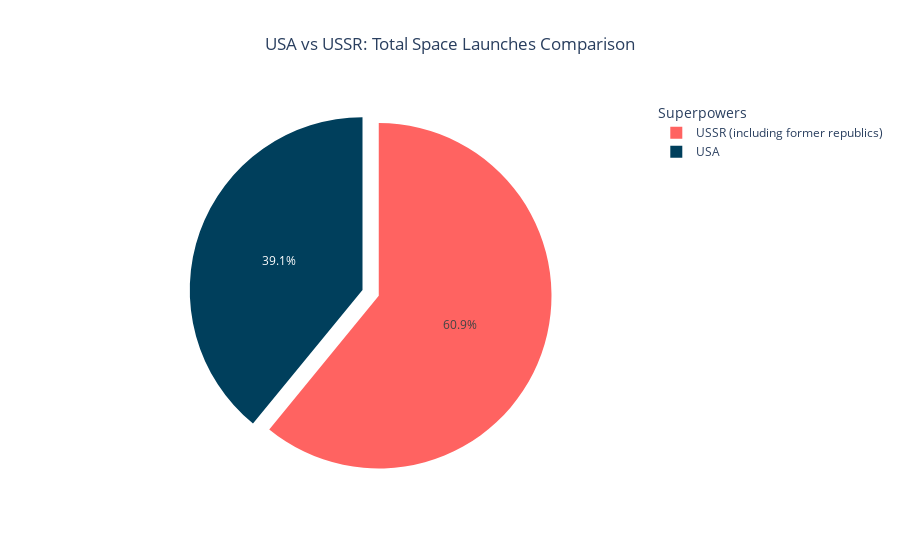

Write notebook code for a chart like this one.
### Code cell
fig = go.Figure(data=[go.Pie(labels=labels,
                               values=values,
                               pull=[0, 0.1], 
                               marker_colors=['#003f5c', '#ff6361'])])

fig.update_layout(
    title_text='USA vs USSR: Total Space Launches Comparison',
    title_x=0.5,
    legend_title_text='Superpowers'
)

fig.show()

### Figure 1 — Plotly figure (JSON) as saved in the notebook; plotly's stock layout.template omitted (floating-point values rounded to 4 significant figures)
{"data": [{"labels": ["USA", "USSR (including former republics)"], "marker": {"colors": ["#003f5c", "#ff6361"]}, "pull": [0, 0.1], "type": "pie", "values": [1344, 2096]}], "layout": {"legend": {"title": {"text": "Superpowers"}}, "title": {"text": "USA vs USSR: Total Space Launches Comparison", "x": 0.5}}}
